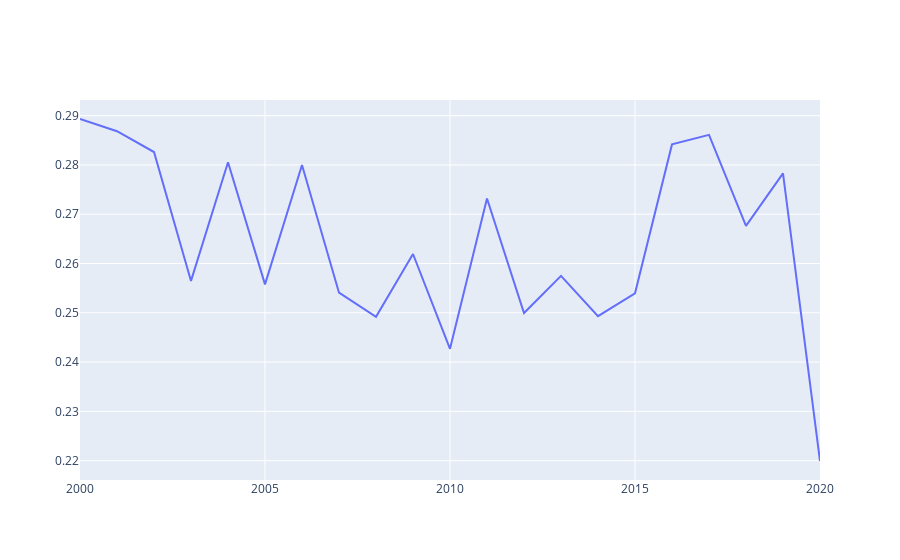

Write notebook code for a chart like this one.
### Code cell
import plotly.graph_objects as go

fig = go.Figure()
temp = data_year.toPandas()

fig.add_trace(go.Scatter(x=temp['year'], y=temp['acousticness'], name='Acousticness'))
fig.show()

### Figure 1 — Plotly figure (JSON) as saved in the notebook; plotly's stock layout.template omitted (floating-point values rounded to 4 significant figures)
{"data": [{"name": "Acousticness", "type": "scatter", "x": [2000, 2001, 2002, 2003, 2004, 2005, 2006, 2007, 2008, 2009, 2010, 2011, 2012, 2013, 2014, 2015, 2016, 2017, 2018, 2019, 2020], "y": [0.2893, 0.2868, 0.2826, 0.2565, 0.2806, 0.2558, 0.28, 0.2541, 0.2492, 0.2619, 0.2427, 0.2732, 0.25, 0.2575, 0.2493, 0.254, 0.2842, 0.2861, 0.2676, 0.2783, 0.2199]}], "layout": {}}
